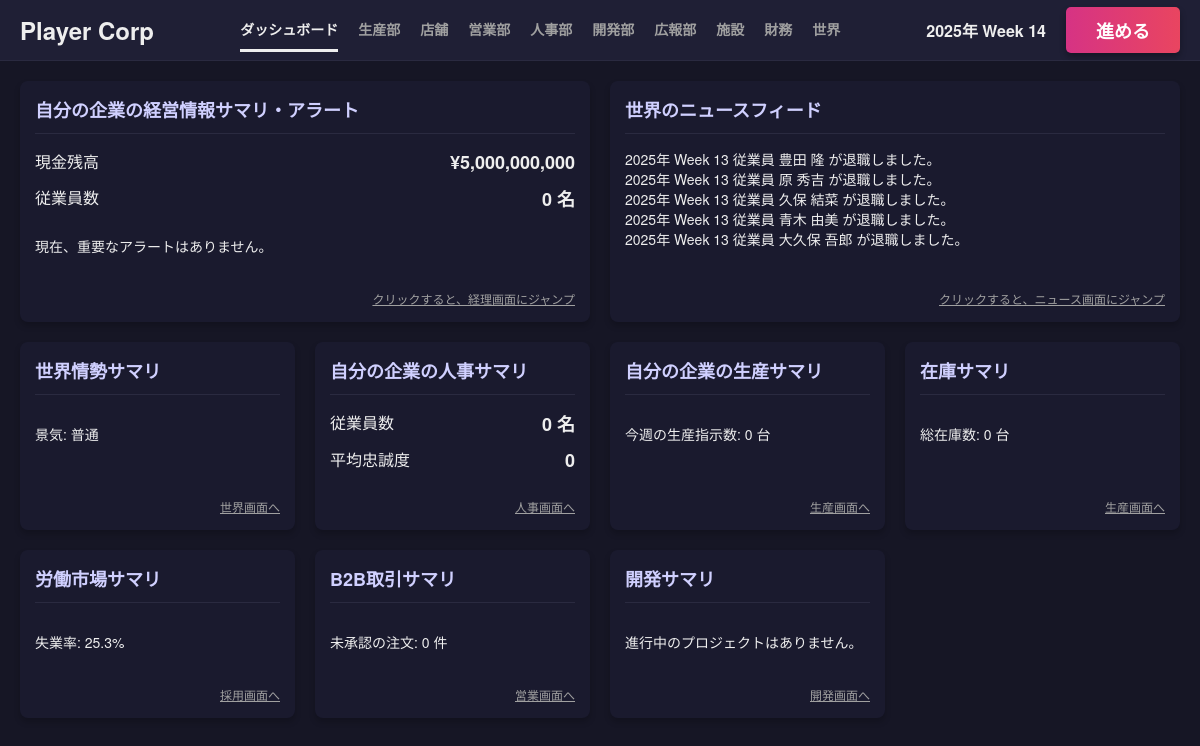
The page / on the database its author committed.
### tables this page shows
CREATE TABLE companies (
            id INTEGER PRIMARY KEY AUTOINCREMENT,
            name TEXT,
            type TEXT, -- 'player', 'npc_maker', 'npc_retail', 'system_supplier'
            funds INTEGER,
            brand_power REAL DEFAULT 0,
            industry TEXT DEFAULT 'automotive',
            credit_rating INTEGER DEFAULT 50,
            dev_knowhow REAL DEFAULT 0,
            borrowing_limit INTEGER DEFAULT 0,
            is_active BOOLEAN DEFAULT 1,
            -- Supplier Traits
            trait_material_score REAL DEFAULT 3.0,
            trait_cost_multiplier REAL DEFAULT 1.0,
            part_category TEXT -- 'engine', 'body', etc. for system_supplier
        );

CREATE TABLE news_logs (
            id INTEGER PRIMARY KEY AUTOINCREMENT,
            week INTEGER,
            company_id INTEGER,
            message TEXT,
            type TEXT -- 'info', 'warning', 'error', 'market'
        );

### app.py (the view)
@app.route('/')
def dashboard():
    player = get_player_company()
    if not player:
        return "Player company not found. Please run seed.py first."
    current_week = sim.get_current_week()
    funds = player['funds']
    emp_count = db.fetch_one("SELECT COUNT(*) as cnt FROM npcs WHERE company_id = ?", (player['id'],))['cnt']
    avg_loyalty_res = db.fetch_one("SELECT AVG(loyalty) as val FROM npcs WHERE company_id = ?", (player['id'],))
    avg_loyalty = avg_loyalty_res['val'] if avg_loyalty_res and avg_loyalty_res['val'] else 0
    alerts = []
    if funds < 0:
        alerts.append("資金がマイナスです！倒産の危機です。")
    pending_orders = db.fetch_one("SELECT COUNT(*) as cnt FROM b2b_orders WHERE seller_id = ? AND status = 'pending'", (player['id'],))['cnt']
    if pending_orders > 0:
        alerts.append(f"未承認の注文が {pending_orders} 件あります。「営業」画面で確認してください。")
    news = db.fetch_all("SELECT * FROM news_logs WHERE week = ? ORDER BY id DESC LIMIT 5", (current_week - 1,))
    game_state = db.fetch_one("SELECT economic_index FROM game_state")
    economic_status = "好景気" if game_state['economic_index'] > 1.1 else "不景気" if game_state['economic_index'] < 0.9 else "普通"
    total_npcs = db.fetch_one("SELECT COUNT(*) as cnt FROM npcs")['cnt']
    unemployed_npcs = db.fetch_one("SELECT COUNT(*) as cnt FROM npcs WHERE company_id IS NULL")['cnt']
    unemployment_rate = (unemployed_npcs / total_npcs) * 100 if total_npcs > 0 else 0
    prod_stats = db.fetch_one("SELECT production_ordered FROM weekly_stats WHERE week = ? AND company_id = ?", (current_week, player['id']))
    production_this_week = prod_stats['production_ordered'] if prod_stats else 0
    developing_project = db.fetch_one("SELECT name FROM product_designs WHERE company_id = ? AND status = 'developing'", (player['id'],))
    inventory_details = db.fetch_all("""
        SELECT d.name as product_name, i.quantity
        FROM inventory i JOIN product_designs d ON i.design_id = d.id
        WHERE i.company_id = ? AND i.quantity > 0
        ORDER BY i.quantity DESC
    """, (player['id'],))
    total_inventory = sum(item['quantity'] for item in inventory_details)
    dashboard_data = {
        "funds": funds,
        "emp_count": emp_count,
        "avg_loyalty": avg_loyalty,
        "alerts": alerts,
        "news": news,
        "economic_status": economic_status,
        "unemployment_rate": unemployment_rate,
        "production_this_week": production_this_week,
        "developing_project": developing_project,
        "pending_orders": pending_orders,
        "total_inventory": total_inventory,
        "inventory_details": inventory_details
    }
    return render_template('dashboard.html', **dashboard_data)

### app.py (called while the page is built)
def get_player_company():
    res = db.fetch_one("SELECT * FROM companies WHERE type = 'player' LIMIT 1")
    return res

@app.context_processor
def inject_common_data():
    player = get_player_company()
    game_state = db.fetch_one("SELECT * FROM game_state")
    current_week = game_state['week'] if game_state else 0
    year = 2025 + (current_week - 1) // 52
    week_of_year = (current_week - 1) % 52 + 1
    date_str = f"{year}年 Week {week_of_year}"
    return dict(
        player=player,
        current_week=current_week,
        date_str=date_str,
        active_page=request.endpoint
    )

@app.template_filter('format_week')
def format_week_filter(week):
    if week is None: return "-"
    try:
        week = int(week)
    except:
        return week
    year = 2025 + (week - 1) // 52
    week_of_year = (week - 1) % 52 + 1
    return f"{year}年 Week {week_of_year}"

### database.py (called while the page is built)
    def get_connection(self):
        if hasattr(self._local, 'connection') and self._local.connection:
            return self._local.connection, False  # (conn, should_close)
        conn = sqlite3.connect(self.db_path)
        conn.row_factory = sqlite3.Row
        return conn, True

    def fetch_one(self, query, params=()):
        conn, should_close = self.get_connection()
        try:
            cursor = conn.cursor()
            cursor.execute(query, params)
            result = cursor.fetchone()
            return result
        finally:
            if should_close:
                conn.close()

    def fetch_all(self, query, params=()):
        conn, should_close = self.get_connection()
        try:
            cursor = conn.cursor()
            cursor.execute(query, params)
            result = cursor.fetchall()
            return result
        finally:
            if should_close:
                conn.close()

### simulation.py (called while the page is built)
    def get_current_week(self):
        res = db.fetch_one("SELECT week FROM game_state")
        return res['week'] if res else 0

### templates/dashboard.html (shortened to what this page needs)
{% extends "base.html" %}
{% block content %}
<div class="dashboard-grid">
    <div class="card card-large">
        <div class="card-header">
            <h2>自分の企業の経営情報サマリ・アラート</h2>
        </div>
        <div class="card-body">
            <div class="stat-row">
                <span class="label">現金残高</span>
                <span class="value">¥{{ "{:,}".format(funds) }}</span>
            </div>
            <div class="stat-row">
                <span class="label">従業員数</span>
                <span class="value">{{ emp_count }} 名</span>
            </div>
            {% if alerts %}
            <div class="alert-box">
                {% for alert in alerts %}
                <p class="alert-text">⚠ {{ alert }}</p>
                {% endfor %}
            </div>
            {% else %}
            <p class="text-muted">現在、重要なアラートはありません。</p>
            {% endif %}
            <div class="card-footer">
                <a href="{{ url_for('sales') }}" class="link-text">クリックすると、経理画面にジャンプ</a>
            </div>
        </div>
    </div>
    <div class="card card-large">
        <div class="card-header">
            <h2>世界のニュースフィード</h2>
        </div>
        <div class="card-body">
            <ul class="news-list">
                {% for item in news %}
                <li class="news-item">
                    <span class="news-date">{{ item.week | format_week }}</span>
                    <span class="news-content">{{ item.message }}</span>
                </li>
                {% else %}
                <li class="news-item">ニュースはありません。</li>
                {% endfor %}
            </ul>
            <div class="card-footer">
                <a href="{{ url_for('world') }}" class="link-text">クリックすると、ニュース画面にジャンプ</a>
            </div>
        </div>
    </div>
    <div class="card">
        <div class="card-header">
            <h2>世界情勢サマリ</h2>
        </div>
        <div class="card-body">
            <p>景気: {{ economic_status }}</p>
            <div class="card-footer">
                <a href="{{ url_for('world') }}" class="link-text">世界画面へ</a>
            </div>
        </div>
    </div>
    <div class="card">
        <div class="card-header">
            <h2>自分の企業の人事サマリ</h2>
        </div>
        <div class="card-body">
            <div class="stat-row">
                <span class="label">従業員数</span>
                <span class="value">{{ emp_count }} 名</span>
            </div>
            <div class="stat-row">
                <span class="label">平均忠誠度</span>
                <span class="value">{{ avg_loyalty|int }}</span>
            </div>
            <div class="card-footer">
                <a href="{{ url_for('hr') }}" class="link-text">人事画面へ</a>
            </div>
        </div>
    </div>
    <div class="card">
        <div class="card-header">
            <h2>自分の企業の生産サマリ</h2>
        </div>
        <div class="card-body">
            <p>今週の生産指示数: {{ production_this_week }} 台</p>
            <div class="card-footer">
                <a href="{{ url_for('production') }}" class="link-text">生産画面へ</a>
            </div>
        </div>
    </div>
    <div class="card">
        <div class="card-header">
            <h2>在庫サマリ</h2>
        </div>
        <div class="card-body">
            <p>総在庫数: {{ "{:,}".format(total_inventory) }} 台</p>
            <div class="card-footer">
                <a href="{{ url_for('production') }}" class="link-text">生産画面へ</a>
            </div>
        </div>
    </div>
    <div class="card">
        <div class="card-header">
            <h2>労働市場サマリ</h2>
        </div>
        <div class="card-body">
            <p>失業率: {{ "%.1f"|format(unemployment_rate) }}%</p>
            <div class="card-footer">
                <a href="{{ url_for('hr') }}" class="link-text">採用画面へ</a>
            </div>
        </div>
    </div>
    <div class="card">
        <div class="card-header">
            <h2>B2B取引サマリ</h2>
        </div>
        <div class="card-body">
            <p>未承認の注文: {{ pending_orders }} 件</p>
            <div class="card-footer">
                <a href="{{ url_for('sales') }}" class="link-text">営業画面へ</a>
            </div>
        </div>
    </div>
    <div class="card">
        <div class="card-header">
            <h2>開発サマリ</h2>
        </div>
        <div class="card-body">
            {% if developing_project %}
            <p>進行中: {{ developing_project.name }}</p>
            {% else %}
            <p>進行中のプロジェクトはありません。</p>
            {% endif %}
            <div class="card-footer">
                <a href="{{ url_for('dev') }}" class="link-text">開発画面へ</a>
            </div>
        </div>
    </div>
</div>
{% endblock %}

### templates/base.html (shortened to what this page needs)
<!DOCTYPE html>
<html lang="ja">
<head>
    <link rel="stylesheet" href="{{ url_for('static', filename='css/style.css') }}">
</head>
<body>
    <div class="app-container">
        <header class="top-bar">
            <div class="logo-area">
                <h1>{{ player.name if player else '自社名' }}</h1>
            </div>
            <nav class="top-nav">
                <a href="{{ url_for('dashboard') }}" class="{{ 'active' if active_page == 'dashboard' else '' }}">ダッシュボード</a>
                <a href="{{ url_for('production') }}" class="{{ 'active' if active_page == 'production' else '' }}">生産部</a>
                <a href="{{ url_for('store') }}" class="{{ 'active' if active_page == 'store' else '' }}">店舗</a>
                <a href="{{ url_for('sales') }}" class="{{ 'active' if active_page == 'sales' else '' }}">営業部</a>
                <a href="{{ url_for('hr') }}" class="{{ 'active' if active_page == 'hr' else '' }}">人事部</a>
                <a href="{{ url_for('dev') }}" class="{{ 'active' if active_page == 'dev' else '' }}">開発部</a>
                <a href="{{ url_for('pr') }}" class="{{ 'active' if active_page == 'pr' else '' }}">広報部</a>
                <a href="{{ url_for('facility') }}" class="{{ 'active' if active_page == 'facility' else '' }}">施設</a>
                <a href="{{ url_for('finance') }}" class="{{ 'active' if active_page == 'finance' else '' }}">財務</a>
                <a href="{{ url_for('world') }}" class="{{ 'active' if active_page == 'world' else '' }}">世界</a>
            </nav>
            <div class="action-area">
                <div class="date-display">{{ date_str }}</div>
                <form action="{{ url_for('next_week') }}" method="post">
                    <button type="submit" class="btn-next-week">進める</button>
                </form>
            </div>
        </header>
        <main class="main-content">
            {% block content %}{% endblock %}
        </main>
    </div>
</body>
</html>

### static/css/style.css (style rules this page uses)
:root { --bg-dark: #161625; --bg-panel: #1a1a2e; --bg-header: #1f1f35; --accent-pink: #e94560; --accent-blue: #0f3460; --text-main: #eeeeee; --text-muted: #a0a0a0; --border-color: #2a2a40; --font-family: "Helvetica Neue", Arial, "Hiragino Kaku Gothic ProN", "Hiragino Sans", Meiryo, sans-serif; }
body { margin: 0; padding: 0; background-color: var(--bg-dark); color: var(--text-main); font-family: var(--font-family); font-size: 14px; overflow: hidden; }
a { text-decoration: none; color: inherit; }
ul { list-style: none; padding: 0; margin: 0; }
.app-container { display: flex; flex-direction: column; height: 100vh; }
.top-bar { height: 60px; background-color: var(--bg-header); display: flex; align-items: center; padding: 0 20px; border-bottom: 1px solid var(--border-color); justify-content: space-between; }
.logo-area h1 { font-size: 24px; font-weight: bold; margin: 0; }
.top-nav { display: flex; gap: 20px; }
.top-nav a { color: var(--text-muted); font-weight: bold; padding: 10px 0; border-bottom: 3px solid transparent; transition: all 0.2s; }
.top-nav a:hover, .top-nav a.active { color: var(--text-main); border-bottom-color: var(--text-main); }
.action-area { display: flex; align-items: center; gap: 20px; }
.date-display { font-size: 16px; font-weight: bold; }
.btn-next-week { background: linear-gradient(90deg, #d63384, #e94560); color: white; border: none; padding: 10px 30px; border-radius: 5px; font-size: 18px; font-weight: bold; cursor: pointer; box-shadow: 0 4px 6px rgba(0,0,0,0.3); transition: transform 0.1s; }
.main-content { flex: 1; padding: 20px; overflow-y: auto; background-color: var(--bg-dark); }
.dashboard-grid { display: grid; grid-template-columns: repeat(4, 1fr); gap: 20px; }
.card { background-color: var(--bg-panel); border-radius: 8px; padding: 15px; box-shadow: 0 4px 6px rgba(0,0,0,0.2); display: flex; flex-direction: column; }
.card-large { grid-column: span 2; }
.card-header h2 { font-size: 18px; color: #d0d0ff; margin-top: 0; margin-bottom: 15px; border-bottom: 1px solid var(--border-color); padding-bottom: 10px; }
.card-body { flex: 1; display: flex; flex-direction: column; gap: 10px; }
.stat-row { display: flex; justify-content: space-between; font-size: 16px; }
.stat-row .value { font-weight: bold; font-size: 18px; }
.card-footer { margin-top: auto; padding-top: 10px; font-size: 12px; text-align: right; }
.link-text { color: var(--text-muted); text-decoration: underline; }

### rows shown on the page
companies: name "Player Corp", funds "5,000,000,000"
news_logs: week "2025年 Week 13", message "従業員 豊田 隆 が退職しました。"
news_logs: week "2025年 Week 13", message "従業員 原 秀吉 が退職しました。"
news_logs: week "2025年 Week 13", message "従業員 久保 結菜 が退職しました。"
news_logs: week "2025年 Week 13", message "従業員 青木 由美 が退職しました。"
news_logs: week "2025年 Week 13", message "従業員 大久保 吾郎 が退職しました。"

### other values the page prints
{{ date_str }} "2025年 Week 14"
{{ emp_count }} "0"
{{ economic_status }} "普通"
{{ avg_loyalty|int }} "0"
{{ production_this_week }} "0"
{{ "{:,}".format(total_inventory) }} "0"
{{ "%.1f"|format(unemployment_rate) }} "25.3"
{{ pending_orders }} "0"
